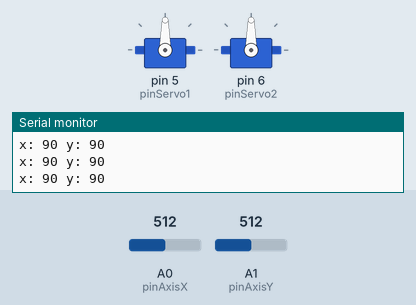
Bench run of a sketch on a simulated Arduino Uno, built with avr-gcc and run on an emulated ATmega328P. Shown: 2 × servo, the last lines printed to the serial monitor. The test bench sets the inputs (shaded band); at power-on: A0 (pinAxisX) = 512, A1 (pinAxisY) = 512.

Above: at 1.2 s.
1.3 s: A0 (pinAxisX) set to 60
At 1.6 s:
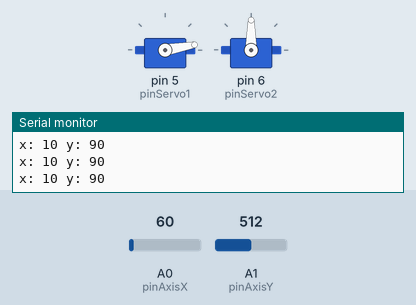
2.8 s: A0 (pinAxisX) set to 53
At 3.9 s:
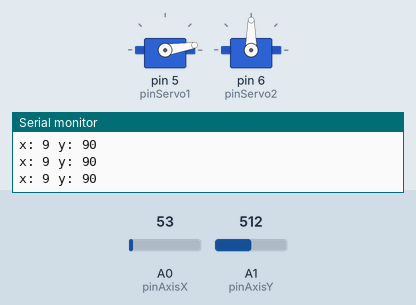
5.8 s: A1 (pinAxisY) set to 60
At 7.0 s:
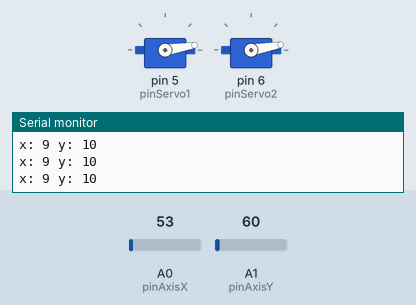
7.3 s: A1 (pinAxisY) set to 52
At 8.3 s:
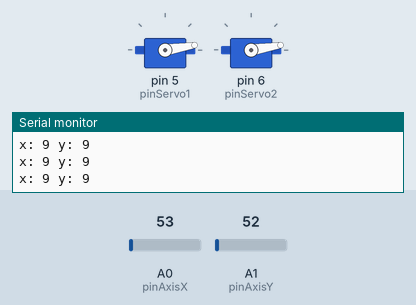
8.8 s: A0 (pinAxisX) set to 122
At 9.4 s:
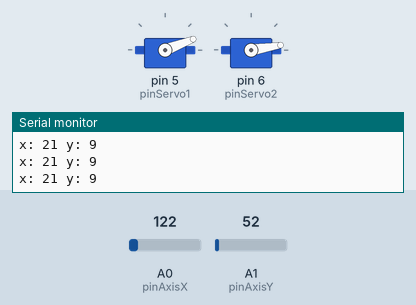
10.3 s: A1 (pinAxisY) set to 122
At 10.9 s:
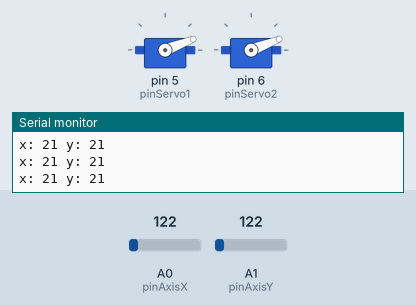
Timing chart, 0 to 12.8 s (numbered marks = the images above; inputs shaded):
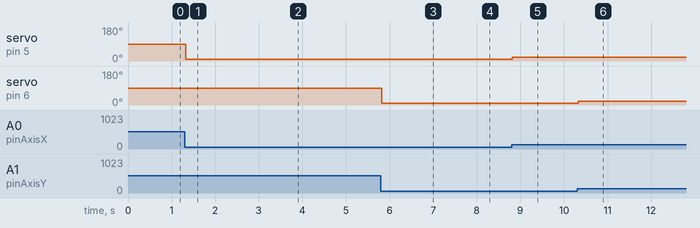

Measured:
- after the input at 1.3 s, servo on pin 5 (pinServo1): 90° → 10° at once
- after the input at 2.8 s, servo on pin 5 (pinServo1): 10° → 9° at once
- after the input at 5.8 s, servo on pin 6 (pinServo2): 90° → 10° at once
- after the input at 7.3 s, servo on pin 6 (pinServo2): 10° → 9° at once
- after the input at 8.8 s, servo on pin 5 (pinServo1): 9° → 21° at once
- after the input at 10.3 s, servo on pin 6 (pinServo2): 9° → 21° at once

The sketch:

ServoXY.ino
```cpp
// (licence header left out)
#include <Servo.h>

#define pinAxisX A0
#define pinAxisY A1
#define pinServo1 5
#define pinServo2 6

Servo servo1;
Servo servo2;

int x, y;
unsigned int pos[] = { 10, 90, 170, 90 };

void setup() {
  Serial.begin(9600);
  Serial.println("\nStarting arduino...");

  servo1.attach(pinServo1);
  servo2.attach(pinServo2);

  servo1.write(90);
  servo2.write(90);
}

void loop() {
  getAxis();
  moveServos();
}

void getAxis() {
  x = analogRead(pinAxisX);
  y = analogRead(pinAxisY);

  x = map(x, 0, 1023, 0, 180);
  y = map(y, 0, 1023, 0, 180);

  Serial.print("x: "); Serial.print(x);
  Serial.print(" y: "); Serial.println(y);
}

void moveServos() {
  servo1.write(x);
  servo2.write(y);
}
```
